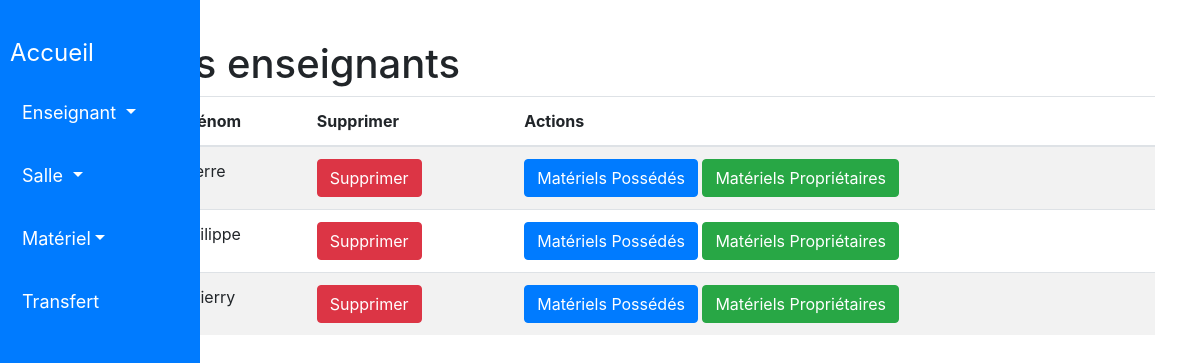
The app's page /gestion_materiel/enseignant/liste_enseignants, older data.
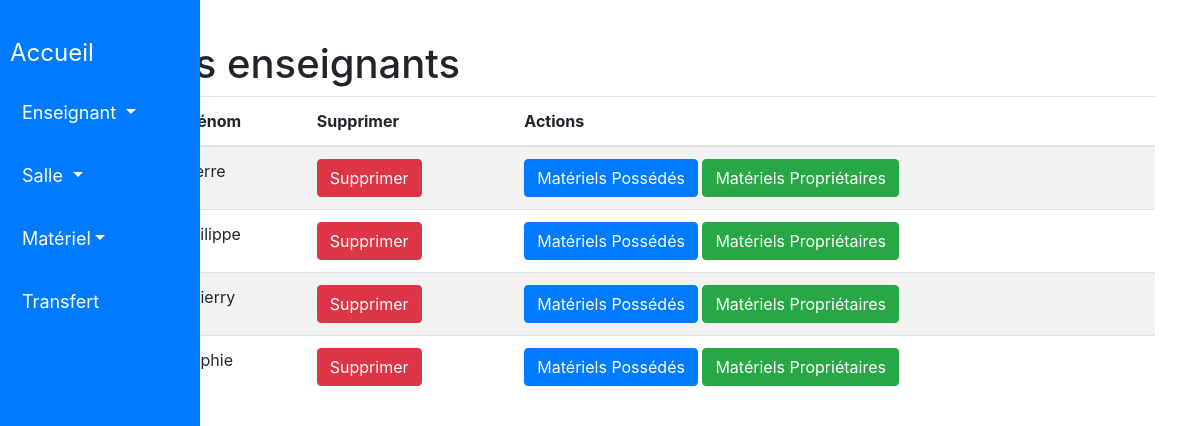
The same page, newer data.
### gestion_materiel/models.py (models this page shows, shortened)
class Enseignant(models.Model):
    nom = models.CharField(
        max_length=50,
        blank=False,
        null=True,
        default='aucun'
    )
    prenom = models.CharField(
        max_length=50,
        blank=False,
        null=True,
        default='aucun'
    )

### gestion_materiel/views.py (the view)
# urls.py: path('gestion_materiel/enseignant/liste_enseignants', liste_enseignants, name='liste_enseignants'),
def liste_enseignants(request):
    enseignants = Enseignant.objects.all()
    return render(request, 'gestion_materiel/enseignant/liste_enseignants.html', {'enseignants': enseignants})

### templates/gestion_materiel/enseignant/liste_enseignants.html (shortened to what this page needs)
<!DOCTYPE html>
<html>
<head>
</head>
<body>
    {% include 'gestion_materiel/includes/entete.html' %}
    <div class="container">
        <h1>Liste des enseignants</h1>
        <table class="table table-striped">
            <thead>
                <tr>
                    <th>Nom</th>
                    <th>Prénom</th>
                    <th>Supprimer</th>
                    <th>Actions</th>
                </tr>
            </thead>
            <tbody>
                {% for enseignant in enseignants %}
                    <tr>
                        <td>{{ enseignant.nom }}</td>
                        <td>{{ enseignant.prenom }}</td>
                        <td>
                            <form method="post" action="{% url 'supprimer_enseignant' enseignant.id %}">
                                <button type="submit" class="btn btn-danger">Supprimer</button>
                            </form>
                        </td>
                        <td>
                            <a href="{% url 'liste_materiels_possedes' enseignant.id %}" class="btn btn-primary">Matériels Possédés</a>
                            <a href="{% url 'liste_materiels_proprietaire' enseignant.id %}" class="btn btn-success">Matériels Propriétaires</a>
                        </td>
                    </tr>
                {% empty %}
                    <tr>
                        <td colspan="4">Aucun enseignant trouvé.</td>
                    </tr>
                {% endfor %}
            </tbody>
        </table>
    </div>
</body>
</html>

Row changes from the older to the newer data that the page shows:
added Enseignant: prenom "Sophie"
